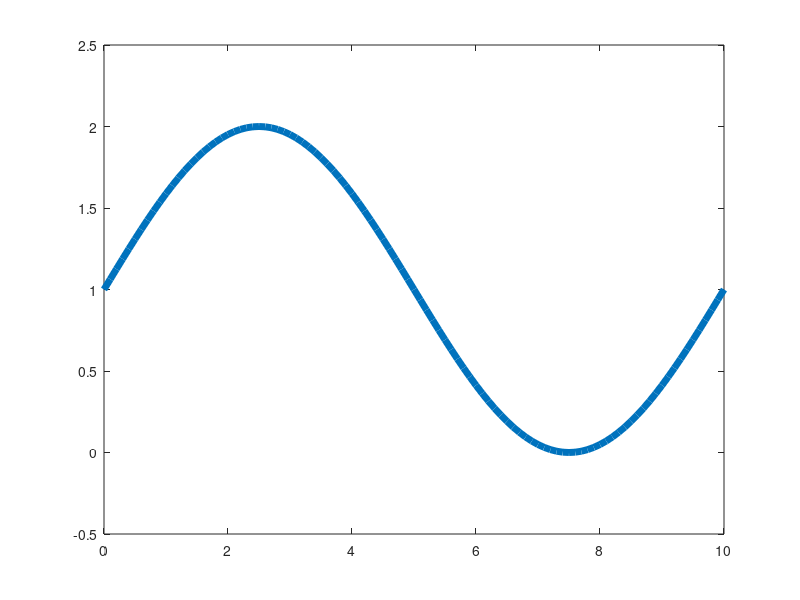

The MATLAB source for this figure: (Note: this script raises an error after producing the figure.)
clc
clear
close all

printfigure = 1;

Length = 10;  % Stablaenge
Time = 20;   % Zetiraum

step_length = 0.1;
step_time = 0.1;

x = 0 : step_length : Length;
t = 0 : step_time : Time;

N_length = length(x);
N_time = length(t);

k = 0.1;

f = zeros(N_time, N_length);
f(1,:) = sin(x / Length * 2 * pi) + 1;

u = zeros(N_time, N_length);
u(:,3/step_length+1) = 0.1 * sin(t - pi / 4) / step_length;
u(:,5/step_length+1) = -0.2 * sin(t) / step_length;
u(:,7/step_length+1) = 0.01 * t / step_length;

A = step_length ^ 2 / (step_length ^ 2 + 2 * k * step_time);
B = (k * step_time) / (step_length ^ 2 + 2 * k * step_time);
C =  - step_length ^ 2 * step_time / (step_length ^ 2 + 2 * k * step_time);

H = speye(N_length * N_time);
b = zeros(N_length*N_time,1);

for n = 2 : N_length - 1
    for m = 2 : N_time
        H(n+N_length*(m-1),n+N_length*(m-1)) = -1;
        H(n+N_length*(m-1),n+N_length*(m-2)) = A;
        H(n+N_length*(m-1),n+N_length*(m-1)-1) = B;
        H(n+N_length*(m-1),n+N_length*(m-1)+1) = B;
        b(n+N_length*(m-1)) = C * u(m,n);
    end
end

length_edge = [1, N_length];
for n = 1 : 2
    for m = 2 : N_time
        H(length_edge(n)+N_length*(m-1),length_edge(n)+N_length*(m-1)) = -1;
        H(length_edge(n)+N_length*(m-1),length_edge(n)+N_length*(m-1)-sign(length_edge(n)-N_length/2)) = 1;
    end
end

for n = 1 : N_length
    H(n,n) = 1;
    b(n) = f(1,n);
end

T = H\b;
for n = 1 : N_length
    for m = 2 : N_time
        f(m,n) = T(n+N_length*(m-1));
    end
end

figure
for n = 1 : 4 : N_time
    plot(x, f(n,:),'LineWidth',5)
    ylim([-0.5 2.5])
    setplt('Temperaturverteilung','$x$','$f$','Temperature Distribution',0)
    set(gcf,'outerposition',get(0,'screensize'));
    txt = ['$t = ',num2str((n-1)*step_time),'$'];
    T = text(8,1.6,txt,'FontSize',60);
    set(T,'Interpreter','latex')
    drawnow
    frame=getframe(gcf);
    imind=frame2im(frame);
    [imind,cm] = rgb2ind(imind,256);
    if printfigure == 1
        if n==1
             imwrite(imind,cm,'TV_inhomo_fdm_2.gif','gif', 'Loopcount',inf,'DelayTime',1e-6);
        else
             imwrite(imind,cm,'TV_inhomo_fdm_2.gif','gif','WriteMode','append','DelayTime',1e-6);
        end
    end
end

figure
[X, Y] = meshgrid(x, t);
mesh(X,Y,f)
setmesh('Temperaturverteilung','$x$','$t$','$f$','TV_inhomo_fdm_2_Ttx',printfigure)

% f_fdm_inhomo_2 = f;
% x_fdm_inhomo_2 = x;
% save('f_fdm_inhomo_2.mat','x_fdm_inhomo_2','f_fdm_inhomo_2')
% 
% save('Anregung_FDM','u')

close all
